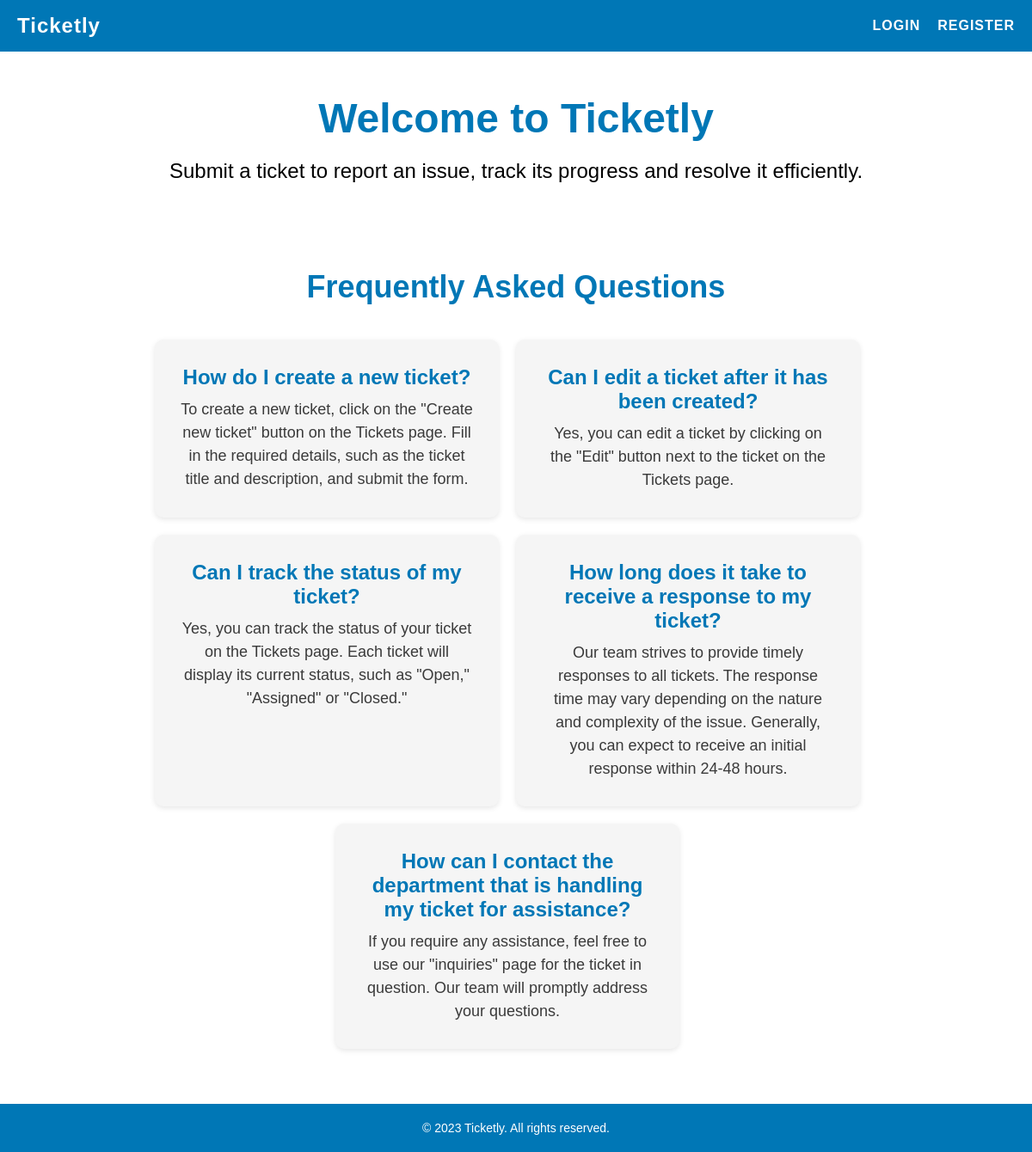
The page /pages/index.php on the database its author committed.
### tables this page shows
CREATE TABLE faqs (
    id INTEGER PRIMARY KEY AUTOINCREMENT,
    question TEXT NOT NULL,
    answer TEXT NOT NULL
);

### pages/index.php (called while the page is built, shortened)
<?php
    $session = new Session();
    require_once(__DIR__ . '/../templates/index.tpl.php');
    drawIndex($session);
?>

### database/faqs.class.php (called while the page is built, shortened)
<?php
    class Faqs {
        public function __construct(?int $id, string $question, string $answer) {
            $this->question = $question;
            $this->answer = $answer;
        }
    }
    function getFaqData(PDO $db) {
        $stmt = $db->query('SELECT * FROM faqs');
        $faqs = [];
        while ($row = $stmt->fetch(PDO::FETCH_ASSOC)) {
            $id = isset($row['id']) ? (int)$row['id'] : null;
            $question = isset($row['question']) ? $row['question'] : '';
            $answer = isset($row['answer']) ? $row['answer'] : '';
            $faq = new Faqs($id, $question, $answer);
            $faqs[] = $faq;
        }
        return $faqs;
    }
?>

### templates/index.tpl.php (the view, shortened to what this page needs)
<?php function drawIndex(Session $session){
    require_once '../database/connection.db.php';
    require_once '../database/faqs.class.php';
    $db = getDatabaseConnection();
    $faqs = getFaqData($db);
    ?>
    <!DOCTYPE html>
    <html lang="en">
    <head>
        <link rel="stylesheet" href="../style/index.css">
        <link rel="stylesheet" href="../style/header.css">
    </head>
    <body>
        <header>
            <h1>Ticketly</h1>
            <nav>
                <ul>
                    <li><a href="login.php">Login</a></li>
                    <li><a href="register.php">Register</a></li>
                </ul>
            </nav>
        </header>
        <main>
            <section id="hero">
                <h2>Welcome to Ticketly</h2>
                <p>Submit a ticket to report an issue, track its progress and resolve it efficiently.</p>
            </section>
            <section id="faq">
                <h3>Frequently Asked Questions</h3>
                <ul>
                    <?php foreach ($faqs as $faq) : ?>
                        <li>
                            <h4><?php echo htmlspecialchars($faq->question); ?></h4>
                            <p><?php echo htmlspecialchars($faq->answer); ?></p>
                        </li>
                    <?php endforeach; ?>
                </ul>
            </section>
        </main>
        <?php include '../templates/footer.tpl.php'; ?>
    </body>
    </html>
<?php } ?>

### style/index.css (style rules this page uses)
#hero { background-color: #fff; text-align: center; padding: 50px; }
#hero h2 { font-size: 48px; margin-bottom: 20px; color: #0077b6; }
#hero p { font-size: 24px; color: #000000; }
#faq { background-color: #fff; text-align: center; padding: 50px; margin-bottom: 50px; }
#faq h3 { font-size: 36px; margin-bottom: 20px; color: #0077b6; }
#faq ul { list-style-type: none; margin-top: 40px; display: flex; flex-wrap: wrap; justify-content: center; }
#faq li { position: relative; width: 400px; padding: 30px; margin-right: 20px; margin-bottom: 20px; background-color: #f5f5f5; border-radius: 10px; box-shadow: 0px 2px 6px rgba(0, 0, 0, 0.1); }
#faq h4 { font-size: 24px; margin-bottom: 10px; color: #0077b6; }
#faq p { font-size: 18px; line-height: 1.5; color: #3a3a3a; }

### style/header.css (style rules this page uses)
* { box-sizing: border-box; margin: 0; padding: 0; }
body { font-family: Arial, sans-serif; background-color: #f5f5f5; }
header { background-color: #0077b6; color: #fff; display: flex; justify-content: space-between; align-items: center; padding: 20px; height: 60px; box-shadow: 0 4px 6px rgba(0, 0, 0, 0.1); }
header h1 { font-size: 24px; letter-spacing: 1px; }
header nav ul { display: flex; list-style-type: none; }
header nav li:not(:last-child) { margin-right: 20px; }
header nav a { color: #fff; text-decoration: none; font-size: 16px; letter-spacing: 1px; text-transform: uppercase; font-weight: 600; transition: color 0.3s ease; }

### rows shown on the page
faqs: question "How do I create a new ticket?", answer "To create a new ticket, click on the \"Create new ticket\" button on the Tickets page. Fill in the required details, such as the ticket title and description, and submit the form."
faqs: question "Can I edit a ticket after it has been created?", answer "Yes, you can edit a ticket by clicking on the \"Edit\" button next to the ticket on the Tickets page."
faqs: question "Can I track the status of my ticket?", answer "Yes, you can track the status of your ticket on the Tickets page. Each ticket will display its current status, such as \"Open,\" \"Assigned\" or \"Closed.\""
faqs: question "How long does it take to receive a response to my ticket?", answer "Our team strives to provide timely responses to all tickets. The response time may vary depending on the nature and complexity of the issue. Generally, you can expect to receive an initial response within 24-48 hours."
faqs: question "How can I contact the department that is handling my ticket for assistance?", answer "If you require any assistance, feel free to use our \"inquiries\" page for the ticket in question. Our team will promptly address your questions."
